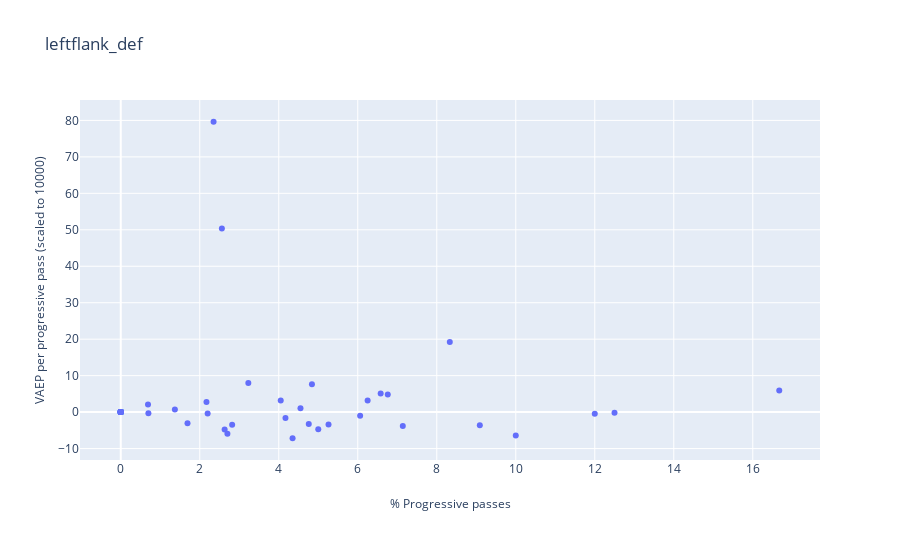
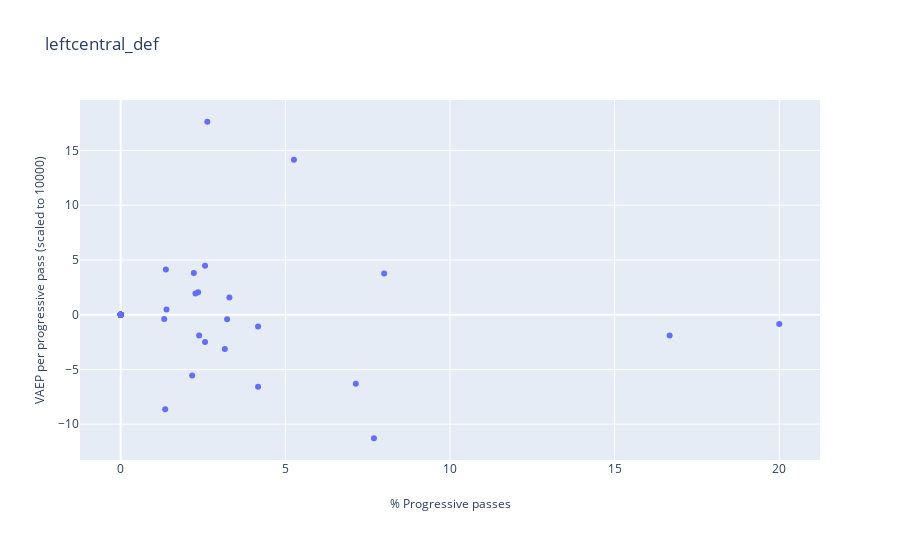
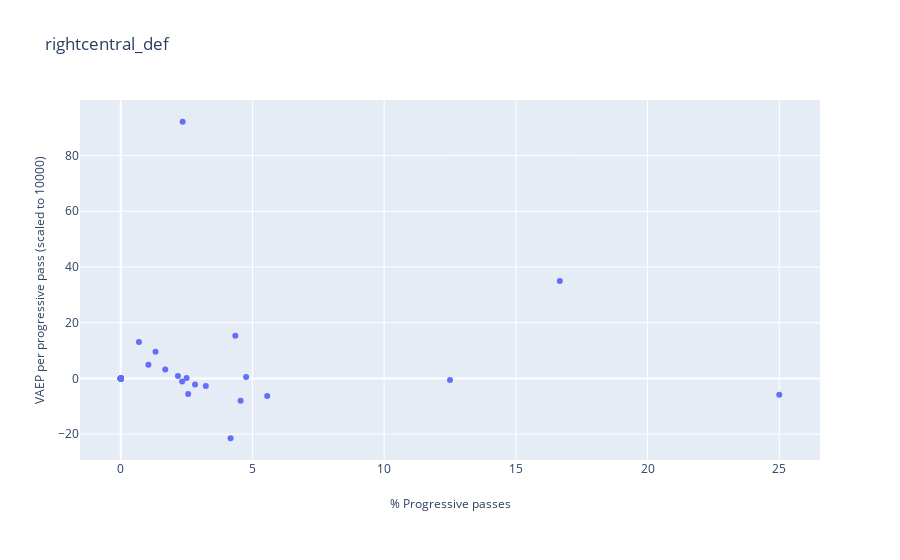
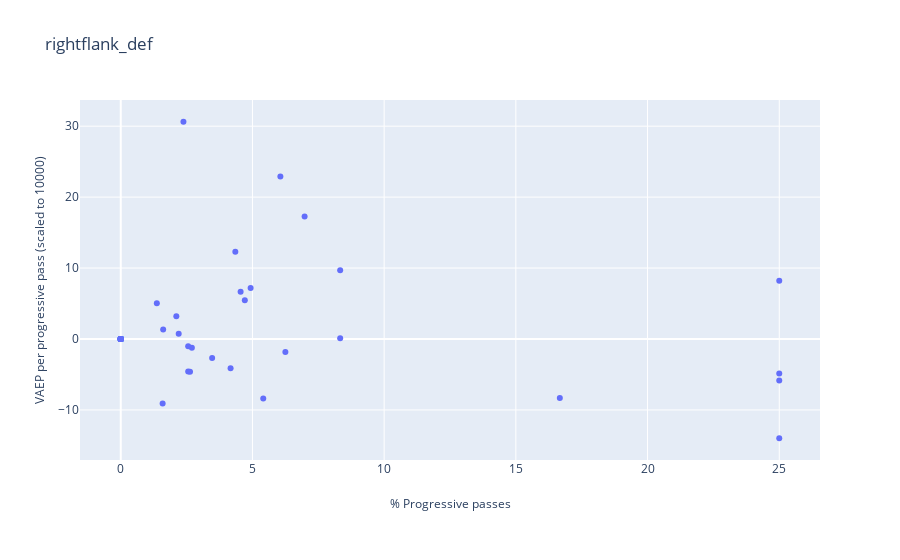

Source (notebook cell) for these figures, in order:
### Code cell
plot_preference_value_region(defender_attrs_lcb_plot, result_type = 'inacc')

### Figure 1 — Plotly figure (JSON) as saved in the notebook; plotly's stock layout.template omitted (floating-point values rounded to 4 significant figures)
{"data": [{"mode": "markers", "name": "Plot0", "text": ["AaronCresswell LCB left", "AdrianMariappa L_CB right", "AhmedHegazi LCB right", "AhmedHegazi L_CB right", "AlfieMawson LCB right", "AlfieMawson L_CB right", "AngeloOgbonna LCB left", "AngeloOgbonna L_CB left", "AntonioRudiger LCB right", "AshleyWilliams L_CB right", "AymericLaporte L_CB left", "BenMee L_CB left", "BrunoMartinsIndi LCB left", "BrunoMartinsIndi L_CB left", "CalumChambers L_CB right", "ChrisSmalling L_CB right", "ChristianKabasele LCB right", "ChristianKabasele L_CB right", "ChristopherSchindler L_CB right", "CiaranClark LCB left", "CiaranClark L_CB left", "DeclanRice LCB right", "DejanLovren L_CB right", "EliaquimMangala L_CB left", "ErikPieters LCB left", "FlorianLejeune L_CB right", "GaryCahill LCB right", "GeoffCameron LCB right", "HarryMaguire L_CB right", "JamesCollins LCB right", "JamesTarkowski L_CB right", "JamesTomkins L_CB right", "JanVertonghen LCB left", "JanVertonghen L_CB left", "JonnyEvans LCB right", "JonnyEvans L_CB right", "JoseHolebas LCB left", "KevinWimmer LCB left", "KevinWimmer L_CB left", "KurtZouma L_CB right", "LaurentKoscielny LCB right", "LaurentKoscielny L_CB right", "LewisDunk L_CB right", "MamadouSakho L_CB left", "MarcosRojo L_CB left", "MayaYoshida L_CB right", "MichaelKeane L_CB right", "MiguelBritos LCB left", "MiguelBritos L_CB left", "NachoMonreal LCB left", "NachoMonreal L_CB left", "NathanAke LCB left", "NathanAke L_CB left", "NicolasOtamendi LCB right", "NicolasOtamendi L_CB right", "PaulDummett LCB left", "PhilJagielka LCB right", "PhilJagielka L_CB right", "PhilJones LCB right", "PhilJones L_CB right", "RagnarKlavan L_CB left", "RobHolding LCB right", "RobHolding L_CB right", "ScottDann L_CB right", "SeadKolasinac LCB left", "ShkodranMustafi L_CB right", "TobyAlderweireld L_CB right", "TyroneMings LCB left", "VictorNilssonLindelof L_CB right", "VirgilvanDijk L_CB right", "VirgilvanDijk L_CB right", "WesleyHoedt LCB left", "WesleyHoedt L_CB left", "WinstonReid L_CB right"], "type": "scatter", "x": [2.2, 0, 0, 2.17, 4.05, 2.82, 12.5, 0, 1.69, 0, 0, 6.58, 0, 0, 0, 0, 0, 2.56, 2.35, 0, 6.76, 10, 0, 0, 0, 4.84, 0, 0, 0.7, 0, 2.7, 9.09, 4.55, 5.26, 0, 5, 0, 3.23, 0, 6.25, 0, 0, 0.69, 6.06, 0, 16.67, 4.17, 0, 0, 2.63, 0, 8.33, 7.14, 0, 4.76, 0, 0, 0, 0, 12, 0, 0, 0, 0, 0, 0, 0, 0, 0, 0, 0, 4.35, 1.37, 0], "y": [-0.3853, 0, 0, 2.794, 3.152, -3.459, -0.1606, 0, -3.052, 0, 0, 5.114, 0, 0, 0, 0, 0, 50.39, 79.64, 0, 4.838, -6.416, 0, 0, 0, 7.617, 0, 0, -0.3445, 0, -5.912, -3.636, 1.061, -3.376, 0, -4.67, 0, 7.992, 0, 3.161, 0, 0, 2.079, -1.024, 0, 5.905, -1.605, 0, 0, -4.743, 0, 19.21, -3.8, 0, -3.267, 0, 0, 0, 0, -0.4637, 0, 0, 0, 0, 0, 0, 0, 0, 0, 0, 0, -7.171, 0.6906, 0]}], "layout": {"annotations": [{"showarrow": false, "text": "% Progressive passes", "x": 0.5, "xref": "paper", "y": -0.15, "yref": "paper"}, {"showarrow": false, "text": "VAEP per progressive pass (scaled to 10000)", "textangle": -90, "x": -0.07, "xref": "paper", "y": 0.5, "yref": "paper"}], "autosize": true, "margin": {"b": 100}, "title": {"text": "leftflank_def"}, "xaxis": {"autorange": true, "range": [-1.022, 17.69], "type": "linear"}, "yaxis": {"autorange": true, "range": [-13.66, 86.12], "type": "linear"}}}

### Figure 2 — Plotly figure (JSON) as saved in the notebook; plotly's stock layout.template omitted (floating-point values rounded to 4 significant figures)
{"data": [{"mode": "markers", "name": "Plot1", "text": ["AaronCresswell LCB left", "AdrianMariappa L_CB right", "AhmedHegazi LCB right", "AhmedHegazi L_CB right", "AlfieMawson LCB right", "AlfieMawson L_CB right", "AngeloOgbonna LCB left", "AngeloOgbonna L_CB left", "AntonioRudiger LCB right", "AshleyWilliams L_CB right", "AymericLaporte L_CB left", "BenMee L_CB left", "BrunoMartinsIndi LCB left", "BrunoMartinsIndi L_CB left", "CalumChambers L_CB right", "ChrisSmalling L_CB right", "ChristianKabasele LCB right", "ChristianKabasele L_CB right", "ChristopherSchindler L_CB right", "CiaranClark LCB left", "CiaranClark L_CB left", "DeclanRice LCB right", "DejanLovren L_CB right", "EliaquimMangala L_CB left", "ErikPieters LCB left", "FlorianLejeune L_CB right", "GaryCahill LCB right", "GeoffCameron LCB right", "HarryMaguire L_CB right", "JamesCollins LCB right", "JamesTarkowski L_CB right", "JamesTomkins L_CB right", "JanVertonghen LCB left", "JanVertonghen L_CB left", "JonnyEvans LCB right", "JonnyEvans L_CB right", "JoseHolebas LCB left", "KevinWimmer LCB left", "KevinWimmer L_CB left", "KurtZouma L_CB right", "LaurentKoscielny LCB right", "LaurentKoscielny L_CB right", "LewisDunk L_CB right", "MamadouSakho L_CB left", "MarcosRojo L_CB left", "MayaYoshida L_CB right", "MichaelKeane L_CB right", "MiguelBritos LCB left", "MiguelBritos L_CB left", "NachoMonreal LCB left", "NachoMonreal L_CB left", "NathanAke LCB left", "NathanAke L_CB left", "NicolasOtamendi LCB right", "NicolasOtamendi L_CB right", "PaulDummett LCB left", "PhilJagielka LCB right", "PhilJagielka L_CB right", "PhilJones LCB right", "PhilJones L_CB right", "RagnarKlavan L_CB left", "RobHolding LCB right", "RobHolding L_CB right", "ScottDann L_CB right", "SeadKolasinac LCB left", "ShkodranMustafi L_CB right", "TobyAlderweireld L_CB right", "TyroneMings LCB left", "VictorNilssonLindelof L_CB right", "VirgilvanDijk L_CB right", "VirgilvanDijk L_CB right", "WesleyHoedt LCB left", "WesleyHoedt L_CB left", "WinstonReid L_CB right"], "type": "scatter", "x": [3.3, 0, 7.14, 2.17, 1.35, 0, 0, 4.17, 0, 0, 0, 1.32, 0, 5.26, 0, 0, 0, 2.56, 2.35, 0, 0, 20, 4.17, 0, 0, 3.23, 2.56, 0, 0, 0, 0, 0, 2.27, 3.16, 0, 0, 0, 0, 0, 0, 0, 0, 1.39, 0, 0, 0, 0, 0, 7.69, 2.63, 0, 0, 2.38, 0, 0, 0, 0, 0, 0, 8, 2.22, 0, 0, 0, 0, 16.67, 0, 0, 0, 0, 0, 0, 1.37, 0], "y": [1.577, 0, -6.31, -5.56, -8.633, 0, 0, -6.577, 0, 0, 0, -0.3969, 0, 14.15, 0, 0, 0, -2.502, 2.054, 0, 0, -0.8604, -1.067, 0, 0, -0.4054, 4.466, 0, 0, 0, 0, 0, 1.948, -3.133, 0, 0, 0, 0, 0, 0, 0, 0, 0.4807, 0, 0, 0, 0, 0, -11.28, 17.62, 0, 0, -1.89, 0, 0, 0, 0, 0, 0, 3.764, 3.811, 0, 0, 0, 0, -1.908, 0, 0, 0, 0, 0, 0, 4.126, 0]}], "layout": {"annotations": [{"showarrow": false, "text": "% Progressive passes", "x": 0.5, "xref": "paper", "y": -0.15, "yref": "paper"}, {"showarrow": false, "text": "VAEP per progressive pass (scaled to 10000)", "textangle": -90, "x": -0.07, "xref": "paper", "y": 0.5, "yref": "paper"}], "autosize": true, "margin": {"b": 100}, "title": {"text": "leftcentral_def"}, "xaxis": {"autorange": true, "range": [-1.226, 21.23], "type": "linear"}, "yaxis": {"autorange": true, "range": [-13.44, 19.78], "type": "linear"}}}

### Figure 3 — Plotly figure (JSON) as saved in the notebook; plotly's stock layout.template omitted (floating-point values rounded to 4 significant figures)
{"data": [{"mode": "markers", "name": "Plot2", "text": ["AaronCresswell LCB left", "AdrianMariappa L_CB right", "AhmedHegazi LCB right", "AhmedHegazi L_CB right", "AlfieMawson LCB right", "AlfieMawson L_CB right", "AngeloOgbonna LCB left", "AngeloOgbonna L_CB left", "AntonioRudiger LCB right", "AshleyWilliams L_CB right", "AymericLaporte L_CB left", "BenMee L_CB left", "BrunoMartinsIndi LCB left", "BrunoMartinsIndi L_CB left", "CalumChambers L_CB right", "ChrisSmalling L_CB right", "ChristianKabasele LCB right", "ChristianKabasele L_CB right", "ChristopherSchindler L_CB right", "CiaranClark LCB left", "CiaranClark L_CB left", "DeclanRice LCB right", "DejanLovren L_CB right", "EliaquimMangala L_CB left", "ErikPieters LCB left", "FlorianLejeune L_CB right", "GaryCahill LCB right", "GeoffCameron LCB right", "HarryMaguire L_CB right", "JamesCollins LCB right", "JamesTarkowski L_CB right", "JamesTomkins L_CB right", "JanVertonghen LCB left", "JanVertonghen L_CB left", "JonnyEvans LCB right", "JonnyEvans L_CB right", "JoseHolebas LCB left", "KevinWimmer LCB left", "KevinWimmer L_CB left", "KurtZouma L_CB right", "LaurentKoscielny LCB right", "LaurentKoscielny L_CB right", "LewisDunk L_CB right", "MamadouSakho L_CB left", "MarcosRojo L_CB left", "MayaYoshida L_CB right", "MichaelKeane L_CB right", "MiguelBritos LCB left", "MiguelBritos L_CB left", "NachoMonreal LCB left", "NachoMonreal L_CB left", "NathanAke LCB left", "NathanAke L_CB left", "NicolasOtamendi LCB right", "NicolasOtamendi L_CB right", "PaulDummett LCB left", "PhilJagielka LCB right", "PhilJagielka L_CB right", "PhilJones LCB right", "PhilJones L_CB right", "RagnarKlavan L_CB left", "RobHolding LCB right", "RobHolding L_CB right", "ScottDann L_CB right", "SeadKolasinac LCB left", "ShkodranMustafi L_CB right", "TobyAlderweireld L_CB right", "TyroneMings LCB left", "VictorNilssonLindelof L_CB right", "VirgilvanDijk L_CB right", "VirgilvanDijk L_CB right", "WesleyHoedt LCB left", "WesleyHoedt L_CB left", "WinstonReid L_CB right"], "type": "scatter", "x": [0, 0, 0, 2.17, 0, 0, 0, 0, 1.69, 0, 4.55, 1.32, 0, 0, 0, 0, 0, 0, 2.35, 0, 0, 0, 0, 0, 0, 0, 2.56, 0, 2.82, 0, 0, 0, 0, 1.05, 0, 2.5, 0, 3.23, 0, 0, 0, 0, 0.69, 0, 16.67, 5.56, 0, 4.35, 0, 0, 25, 4.17, 4.76, 0, 0, 0, 0, 0, 0, 0, 0, 0, 12.5, 0, 0, 0, 0, 0, 0, 2.33, 0, 0, 0, 0], "y": [0, 0, 0, 0.8926, 0, 0, 0, 0, 3.18, 0, -8.042, 9.576, 0, 0, 0, 0, 0, 0, 92.12, 0, 0, 0, 0, 0, 0, 0, -5.573, 0, -2.147, 0, 0, 0, 0, 4.946, 0, 0.19, 0, -2.688, 0, 0, 0, 0, 13.12, 0, 35.01, -6.288, 0, 15.3, 0, 0, -5.903, -21.47, 0.5078, 0, 0, 0, 0, 0, 0, 0, 0, 0, -0.5261, 0, 0, 0, 0, 0, 0, -1.128, 0, 0, 0, 0]}], "layout": {"annotations": [{"showarrow": false, "text": "% Progressive passes", "x": 0.5, "xref": "paper", "y": -0.15, "yref": "paper"}, {"showarrow": false, "text": "VAEP per progressive pass (scaled to 10000)", "textangle": -90, "x": -0.07, "xref": "paper", "y": 0.5, "yref": "paper"}], "autosize": true, "margin": {"b": 100}, "title": {"text": "rightcentral_def"}, "xaxis": {"autorange": true, "range": [-1.533, 26.53], "type": "linear"}, "yaxis": {"autorange": true, "range": [-29.96, 100.6], "type": "linear"}}}

### Figure 4 — Plotly figure (JSON) as saved in the notebook; plotly's stock layout.template omitted (floating-point values rounded to 4 significant figures)
{"data": [{"mode": "markers", "name": "Plot3", "text": ["AaronCresswell LCB left", "AdrianMariappa L_CB right", "AhmedHegazi LCB right", "AhmedHegazi L_CB right", "AlfieMawson LCB right", "AlfieMawson L_CB right", "AngeloOgbonna LCB left", "AngeloOgbonna L_CB left", "AntonioRudiger LCB right", "AshleyWilliams L_CB right", "AymericLaporte L_CB left", "BenMee L_CB left", "BrunoMartinsIndi LCB left", "BrunoMartinsIndi L_CB left", "CalumChambers L_CB right", "ChrisSmalling L_CB right", "ChristianKabasele LCB right", "ChristianKabasele L_CB right", "ChristopherSchindler L_CB right", "CiaranClark LCB left", "CiaranClark L_CB left", "DeclanRice LCB right", "DejanLovren L_CB right", "EliaquimMangala L_CB left", "ErikPieters LCB left", "FlorianLejeune L_CB right", "GaryCahill LCB right", "GeoffCameron LCB right", "HarryMaguire L_CB right", "JamesCollins LCB right", "JamesTarkowski L_CB right", "JamesTomkins L_CB right", "JanVertonghen LCB left", "JanVertonghen L_CB left", "JonnyEvans LCB right", "JonnyEvans L_CB right", "JoseHolebas LCB left", "KevinWimmer LCB left", "KevinWimmer L_CB left", "KurtZouma L_CB right", "LaurentKoscielny LCB right", "LaurentKoscielny L_CB right", "LewisDunk L_CB right", "MamadouSakho L_CB left", "MarcosRojo L_CB left", "MayaYoshida L_CB right", "MichaelKeane L_CB right", "MiguelBritos LCB left", "MiguelBritos L_CB left", "NachoMonreal LCB left", "NachoMonreal L_CB left", "NathanAke LCB left", "NathanAke L_CB left", "NicolasOtamendi LCB right", "NicolasOtamendi L_CB right", "PaulDummett LCB left", "PhilJagielka LCB right", "PhilJagielka L_CB right", "PhilJones LCB right", "PhilJones L_CB right", "RagnarKlavan L_CB left", "RobHolding LCB right", "RobHolding L_CB right", "ScottDann L_CB right", "SeadKolasinac LCB left", "ShkodranMustafi L_CB right", "TobyAlderweireld L_CB right", "TyroneMings LCB left", "VictorNilssonLindelof L_CB right", "VirgilvanDijk L_CB right", "VirgilvanDijk L_CB right", "WesleyHoedt LCB left", "WesleyHoedt L_CB left", "WinstonReid L_CB right"], "type": "scatter", "x": [2.2, 0, 0, 0, 2.7, 0, 0, 0, 0, 0, 0, 0, 0, 0, 25, 0, 0, 2.56, 4.71, 0, 0, 0, 0, 0, 25, 1.61, 2.56, 0, 4.93, 0, 5.41, 4.55, 0, 2.11, 0, 0, 0, 0, 0, 6.25, 0, 0, 3.47, 6.06, 8.33, 0, 4.17, 0, 0, 2.63, 0, 0, 2.38, 0, 1.59, 0, 8.33, 0, 0, 0, 0, 25, 0, 0, 0, 16.67, 0, 0, 0, 6.98, 0, 4.35, 1.37, 25], "y": [0.7359, 0, 0, 0, -1.241, 0, 0, 0, 0, 0, 0, 0, 0, 0, -4.873, 0, 0, -4.578, 5.465, 0, 0, 0, 0, 0, -13.99, 1.326, -1.016, 0, 7.176, 0, -8.384, 6.655, 0, 3.224, 0, 0, 0, 0, 0, -1.841, 0, 0, -2.687, 22.9, 9.678, 0, -4.115, 0, 0, -4.617, 0, 0, 30.62, 0, -9.072, 0, 0.09427, 0, 0, 0, 0, -5.854, 0, 0, 0, -8.314, 0, 0, 0, 17.28, 0, 12.32, 5.044, 8.197]}], "layout": {"annotations": [{"showarrow": false, "text": "% Progressive passes", "x": 0.5, "xref": "paper", "y": -0.15, "yref": "paper"}, {"showarrow": false, "text": "VAEP per progressive pass (scaled to 10000)", "textangle": -90, "x": -0.07, "xref": "paper", "y": 0.5, "yref": "paper"}], "autosize": true, "margin": {"b": 100}, "title": {"text": "rightflank_def"}, "xaxis": {"autorange": true, "range": [-1.533, 26.53], "type": "linear"}, "yaxis": {"autorange": true, "range": [-17.32, 33.96], "type": "linear"}}}
